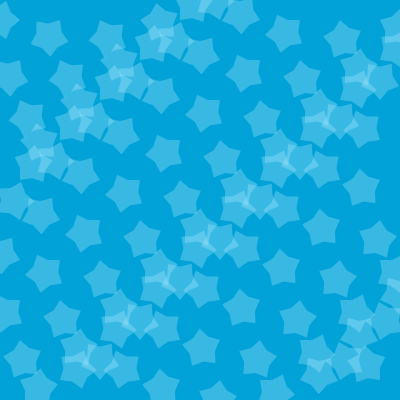
Frame 1 (no input)
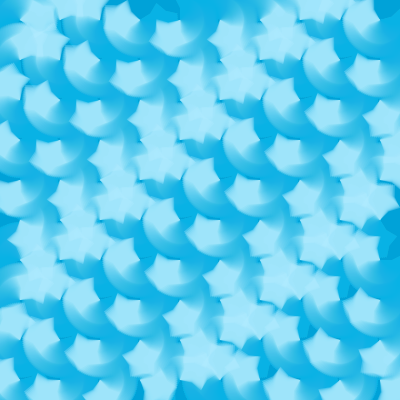
Frame 60 (the mouse pressed at the canvas centre just before this capture)
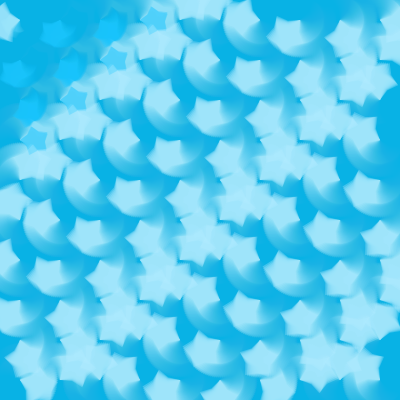
Frame 120 (the mouse held since frame 60 and released just before this capture)

The Processing sketch that drew these frames (run headless with seeded random() and noise(); from frame 60 on, the mouse is pressed at the canvas centre):

// Processing sketch: processing_178870
// ── processing_178870.pde

float angle = 0;  //initial angle
color bg;  //backgrond color
int h;  //color hue
boolean play = true;  //allows activate/desactivate loop

void setup()
{
  size(400, 400);
  smooth();
  colorMode(HSB, 360, 100, 100);
  h = 195;
  bg = color(h, 100, 85);  
  background(bg);
  
  noStroke();
  fill(127);
}


/*-----------------------------------------------*/


void draw()
{
  fill(bg, 15);
  rect(0, 0, width, height);
  
  
  int n = 10;  //number of objects per row/column
  int p0 = 20;  //x and y of the first object
  int dp = 40;  //distance between each object on x and y
  
  for (int x = 0; x < n; x++)
  {
    for (int y = 0; y < n; y++)
    {
      rotateStar(p0 + x * dp, p0 + y * dp, angle - x - y);
    } 
  }  
  angle += radians(3);  //increment angle by 3 degrees
}


/*-----------------------------------------------*/


void rotateStar(float x, float y, float turn)
{
  int alfa = 80;  //star's transparence
  int a;  //star's size
  
  pushMatrix();
    translate(x, y);
    rotate(turn);
    
    if (degrees(turn) % 360 < 180  || degrees(turn) % 360 > 340)  //big lighter star
    {
      a = 20;
      fill(h, 30, 100, alfa);
    }
    else if (degrees(turn) % 360 > 300)  // small light star
    {
      a =10;
      fill(h, 60, 100, alfa);
    }
    else
    {
      a = 15;
      fill(h, 90, 100, alfa);
    }   
   
    star(0, 0, a);
  popMatrix();
}


/*-----------------------------------------------*/


void star(float x, float y, int radius)
{
  x -= radius;  //moves the center of the star to the right 
  int n = 10;  //number of points to construct the star (twice as points as the number of sides of the star)
  float ratio = 2./3.; //ratio between bigger and smaller radius
  float d;  //distance from each point to the center of the star
  float angle = 0;   //initial angle
  float dAngle = TWO_PI / float(n);  //angle between each point
  
  beginShape();
    for (int i = 0; i < n; i++)
    {      
      angle += dAngle;
    
      if ( i % 2 == 0) {  d = ratio * radius;  }   
      else {  d = radius;  }
    
      vertex(x + d * cos(angle), y + d * sin(angle));
    }    
  endShape(CLOSE);
}


/*-----------------------------------------------*/


void keyPressed()
{
   if (key == ' ') {  play = !play;  }
   if (play) {  loop();  }
   else {  noLoop();  }
}
